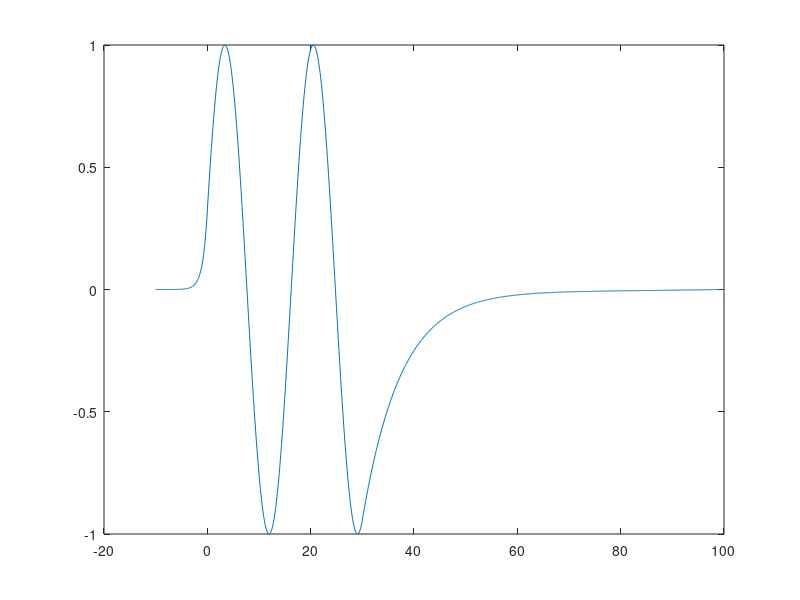

Recreate this plot in MATLAB.
function planarwg

n=1.55;
ns=1.5;
nc=1.0;
d=30.0;

xmin=-10.0;
xmax=100.0;
N=1000;

p=1.51;
err=0.00001;

filename='mode.dat';
% -----------------------

Nef1=0;
Nef=1;

D=(xmax-xmin)/(N-1);
x=(xmin:D:xmax);

p1=p^2*D^2;

% index profile
nx2=step_index(x,n,ns,nc,d);
%nx2=parabolic_index(x,1.5,1.0);

%plot(x,nx2); pause;

psi=ones(N,1);

cnt=0;
while(abs(Nef-Nef1)>=err)
    b=-2.0+D^2*nx2-p1;
    a=ones(N-1,1);
    A=diag(b)+diag(a,-1)+diag(a,1);

    phi=A\psi;
    [m j]=max(abs(phi));
    r=phi(j);
    psi=phi/r;
    ev=p1+1.0/r;
    
    Nef1=Nef;
    Nef=sqrt(ev/D^2);
    %p1=ev;

    disp(Nef);

    plot(x,psi);
    cnt=cnt+1;
    %pause;
end

str=sprintf('Nef = %f\nno. iterations = %d\n',Nef,cnt);
disp(str);

fi=fopen(filename,'wt');
fprintf(fi,'%f %f\n',[x; psi';]);
fclose(fi);



function nx2=step_index(x,n,ns,nc,d)
    nx2=x;
    I1=find(x<0);
    I2=find(x>=0 & x<=d);
    I3=find(x>d);
    nx2(I1)=nc^2;
    nx2(I2)=n^2;
    nx2(I3)=ns^2;
    
    
function nx2=parabolic_index(x,n0,a)
    nx2=n0^2-a*x.^2;
    
    
    
        
